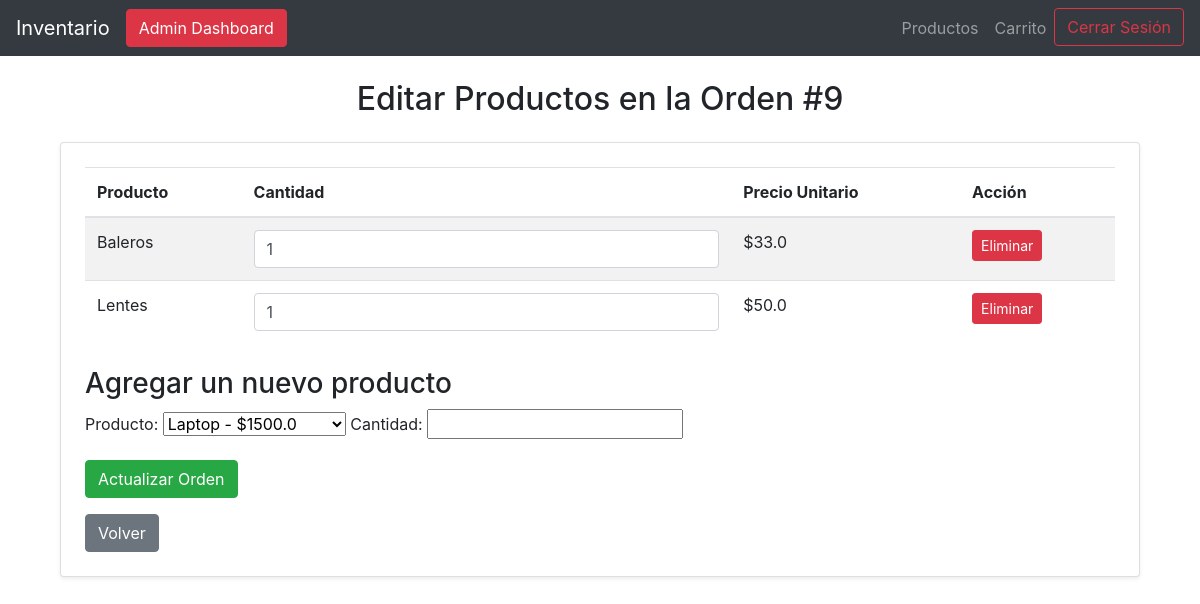
The page /editar_detalles_orden/9 (signed in) on the database as committed earlier.
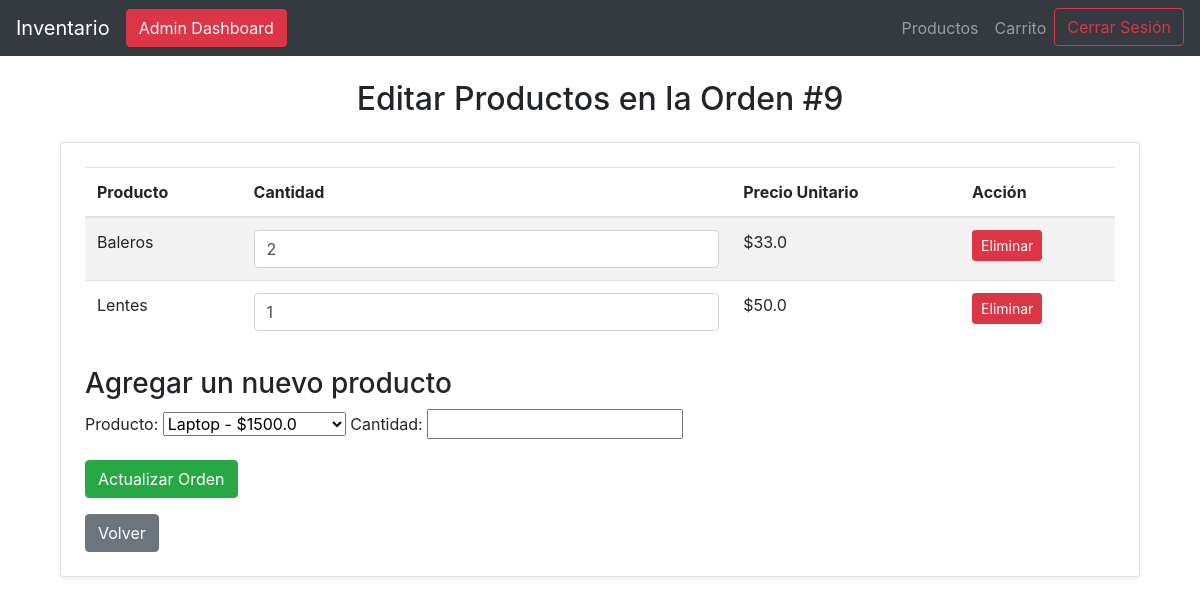
The same page on the database as committed later.
### tables this page shows
CREATE TABLE detalles_orden (
               detalle_id INTEGER PRIMARY KEY AUTOINCREMENT,
               orden_id INTEGER NOT NULL,
               producto_id INTEGER NOT NULL,
               cantidad INTEGER NOT NULL,
               precio_unitario REAL NOT NULL,
               FOREIGN KEY (orden_id) REFERENCES ordenes(orden_id),
               FOREIGN KEY (producto_id) REFERENCES productos(id)
           );

CREATE TABLE productos (
            id INTEGER PRIMARY KEY AUTOINCREMENT,
            nombre TEXT UNIQUE NOT NULL,
            descripcion TEXT,
            cantidad INTEGER NOT NULL CHECK (cantidad >= 0),
            precio REAL NOT NULL CHECK (precio >= 0)
        );

### app.py (the view, shortened to what this page needs)
@app.route('/editar_detalles_orden/<int:orden_id>', methods=['GET', 'POST'])
@login_required
def editar_detalles_orden(orden_id):
    if current_user.rol != 'admin':
        return redirect(url_for('index'))  # Solo admin puede editar órdenes
    conn, cursor = connect_db()
    try:
        cursor.execute("SELECT * FROM ordenes WHERE orden_id = ?", (orden_id,))
        orden = cursor.fetchone()
        if not orden:
            return redirect(url_for('listar_ordenes'))  # Redirigir si la orden no existe
        cursor.execute("""
            SELECT d.detalle_id, p.nombre, d.cantidad, d.precio_unitario
            FROM detalles_orden d
            JOIN productos p ON d.producto_id = p.id
            WHERE d.orden_id = ?
        """, (orden_id,))
        detalles = cursor.fetchall()
        cursor.execute("SELECT id, nombre, precio FROM productos")
        productos_disponibles = cursor.fetchall()
    except sqlite3.OperationalError as e:
        print(f"Error de base de datos: {e}")
        conn.rollback()  # En caso de error, se revierte la transacción
        return "Error al procesar la orden. Por favor, inténtalo más tarde."
    finally:
        conn.close()  # Asegúrate de cerrar la conexión al final
    return render_template('editar_detalles_orden.html', orden=orden, detalles=detalles, productos_disponibles=productos_disponibles)

### app.py (called while the page is built)
@login_manager.user_loader
def load_user(user_id):
    conn, cursor = connect_db()
    cursor.execute("SELECT usuario_id, nombre, email, rol FROM usuarios WHERE usuario_id = ?", (user_id,))
    usuario = cursor.fetchone()
    return Usuario(id=usuario[0], nombre=usuario[1], email=usuario[2], rol=usuario[3]) if usuario else None

### database.py (called while the page is built)
def connect_db():
    conn = sqlite3.connect(DB_NAME)
    cursor = conn.cursor()
    return conn, cursor

### templates/editar_detalles_orden.html
{% extends 'base.html' %}
{% block content %}
<div class="container mt-4">
    <h2 class="mb-4 text-center">Editar Productos en la Orden #{{ orden[0] }}</h2>
    <div class="card shadow-sm p-4">
        <form method="POST">
            <table class="table table-striped">
                <thead>
                    <tr>
                        <th>Producto</th>
                        <th>Cantidad</th>
                        <th>Precio Unitario</th>
                        <th>Acción</th>
                    </tr>
                </thead>
                <tbody>
                    {% for detalle in detalles %}
                    <tr>
                        <td>{{ detalle[1] }}</td>
                        <td>
                            <input type="number" name="cantidad_{{ detalle[0] }}" value="{{ detalle[2] }}" min="0" class="form-control">
                        </td>
                        <td>${{ detalle[3] }}</td>
                        <td>
                            <button type="submit" name="eliminar_{{ detalle[0] }}" value="1" class="btn btn-danger btn-sm">Eliminar</button>
                        </td>
                    </tr>
                    {% endfor %}
                </tbody>
            </table>
            <h3 class="mt-4">Agregar un nuevo producto</h3>
            <div class="mb-3">
                <label for="nuevo_producto" class="form-label">Producto:</label>
                <select name="nuevo_producto" class="form-select">
                    {% for producto in productos_disponibles %}
                        <option value="{{ producto[0] }}">{{ producto[1] }} - ${{ producto[2] }}</option>
                    {% endfor %}
                </select>
                <label for="nueva_cantidad" class="form-label">Cantidad:</label>
                <input type="number" name="nueva_cantidad" min="1">
            </div>
            <button type="submit" class="btn btn-success">Actualizar Orden</button>
        </form>
        <div class="mt-3">
            <a href="/orden/{{ orden[0] }}" class="btn btn-secondary">Volver</a>
        </div>
    </div>
</div>
{% endblock %}

Rows that differ between the two databases and show on the page:
changed detalles_orden "Baleros": cantidad "1" → "2"
